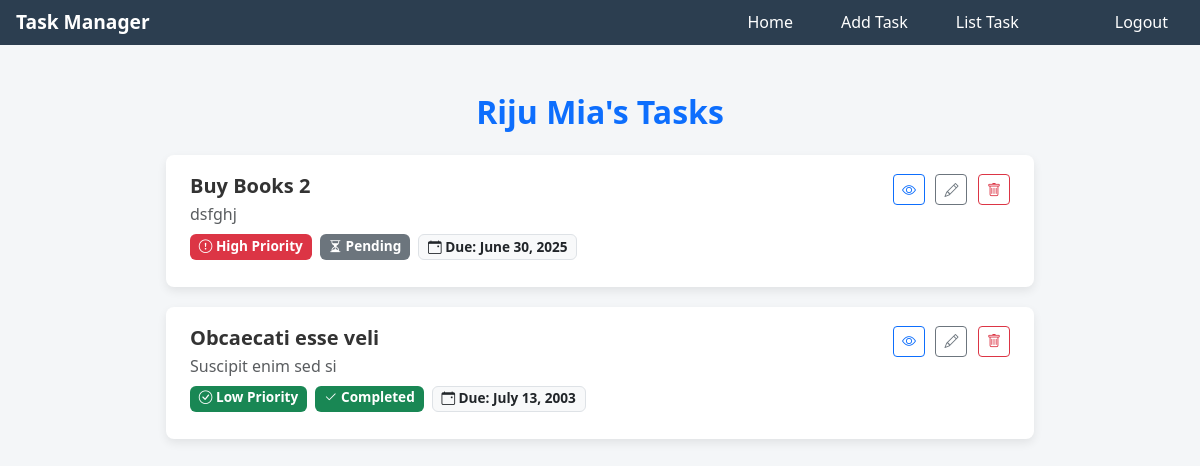
/listTask/ (signed in), run on an earlier commit of the app's database.
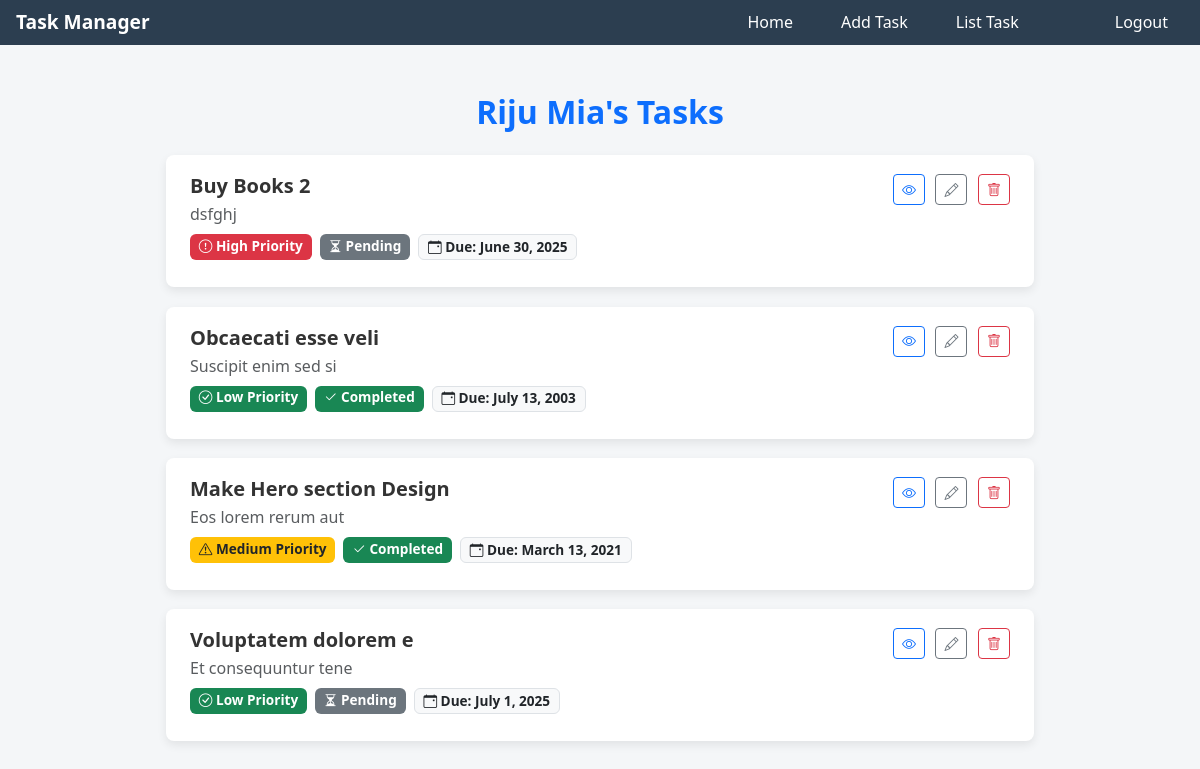
And on a later commit of the database.
### taskManagerApp/models.py (models this page shows)
class CustomUserModel(AbstractUser):
    fullname = models.CharField(max_length=150, null=True)
    email = models.EmailField(null=True)
    img = models.ImageField(upload_to='Media/profile')
    bio = models.TextField(max_length=200, null=True)
    password = models.CharField( null=True)

class TaskModel(models.Model):
    user = models.ForeignKey(CustomUserModel,on_delete=models.CASCADE,  null=True)
    TaskTitle = models.CharField(max_length=200, null=True)
    TaskDescription = models.TextField(max_length=200, null=True)
    TaskPriority = models.CharField(max_length=50, null=True)
    TaskStatus = models.CharField(max_length=50, null=True)
    TaskDueDate = models.DateField(null=True)
    create_at = models.DateTimeField(auto_now_add=True, null=True)

### taskManagerApp/views.py (the view)
# urls.py: path('listTask/',listTask, name='listTask'),
@login_required
def listTask(request):
    tasks = TaskModel.objects.filter(user=request.user)
    for task in tasks:
        delta = task.TaskDueDate - now().date()
        task.days_remaining = delta.days
    return render(request, 'task_list.html', {'tasks': tasks})

### taskManagerApp/templates/task_list.html (shortened to what this page needs)
{% extends 'master.html' %} {% block body %}
  <link href="https://cdn.jsdelivr.net/npm/bootstrap-icons@1.11.3/font/bootstrap-icons.css" rel="stylesheet" />
  <div class="tasks-wrapper">
    <h2 class="text-center mb-4 fw-bold text-primary">{{ user.fullname }}'s Tasks</h2>
    {% if tasks %}
      {% for task in tasks %}
        <div class="task-card">
          <div class="d-flex justify-content-between align-items-start flex-wrap">
            <div class="flex-grow-1 pe-3">
              <h5 class="task-title mb-1">{{ task.TaskTitle }}</h5>
              <p class="mb-2 text-muted">{{ task.TaskDescription|truncatechars:120 }}</p>
              <div class="d-flex flex-wrap gap-2 mb-2">
                {% if task.TaskPriority == 'high' %}
                  <span class="badge bg-danger"><i class="bi bi-exclamation-circle"></i> High Priority</span>
                {% elif task.TaskPriority == 'medium' %}
                  <span class="badge bg-warning text-dark"><i class="bi bi-exclamation-triangle"></i> Medium Priority</span>
                {% else %}
                  <span class="badge bg-success"><i class="bi bi-check-circle"></i> Low Priority</span>
                {% endif %} {% if task.TaskStatus == 'pending' %}
                  <span class="badge bg-secondary"><i class="bi bi-hourglass-split"></i> Pending</span>
                {% elif task.TaskStatus == 'inProgress' %}
                  <span class="badge bg-info text-dark"><i class="bi bi-arrow-repeat"></i> In Progress</span>
                {% else %}
                  <span class="badge bg-success"><i class="bi bi-check2"></i> Completed</span>
                {% endif %}
                <span class="badge bg-light text-dark border">
                  <i class="bi bi-calendar-event"></i>
                  Due: {{ task.TaskDueDate }}
                </span>
              </div>
            </div>
            <div class="task-actions mt-2 mt-md-0 text-nowrap">
              <button type="button" class="btn btn-sm btn-outline-primary" data-bs-toggle="modal" data-bs-target="#taskModal{{ task.id }}"><i class="bi bi-eye"></i></button>
              <a href="{% url 'updateTask' task.id %}" class="btn btn-sm btn-outline-secondary"><i class="bi bi-pencil"></i></a>
              <a href="{% url 'DeleteTask' task.id %}" class="btn btn-sm btn-outline-danger"><i class="bi bi-trash"></i></a>
            </div>
          </div>
        </div>
      {% endfor %}
    {% else %}
      <p class="text-center text-muted">No tasks found.</p>
    {% endif %}
  </div>
{% endblock %}

### taskManagerApp/templates/master.html (shortened to what this page needs)
<!DOCTYPE html>
<html lang="en">
<head>
<link href="https://cdn.jsdelivr.net/npm/bootstrap@5.3.0/dist/css/bootstrap.min.css" rel="stylesheet" />
<link href="https://cdn.jsdelivr.net/npm/bootstrap-icons@1.10.5/font/bootstrap-icons.css" rel="stylesheet" />
</head>
<body>
  <nav>
    <div class="brand">Task Manager</div>
    <ul class="nav-links">
      <li><a href="{% url 'homePage' %}">Home</a></li>
      <li><a href="{% url 'addTask' %}">Add Task</a></li>
      <li><a href="{% url 'listTask' %}">List Task</a></li>
      <li><a href="#"></a></li>
      <li><a href="{% url 'logoutPage' %}">Logout</a></li>
    </ul>
  </nav>
  {% block body %}
  {% endblock body %}
</body>
</html>

### taskManagerApp/templates/master.html (style rules this page uses)
body { margin: 0; font-family: Arial, sans-serif; }
nav { background-color: #2c3e50; padding: 0.5em 1em; display: flex; justify-content: space-between; align-items: center; }
.nav-links { list-style: none; display: flex; gap: 1em; margin: 0; padding: 0; }
.nav-links li a { color: white; text-decoration: none; padding: 0.5em 1em; transition: background 0.3s; border-radius: 4px; }
.brand { color: white; font-size: 1.2em; font-weight: bold; }

### taskManagerApp/templates/task_list.html (style rules this page uses)
body { background: #f4f6f8; font-family: 'Segoe UI', Tahoma, Geneva, Verdana, sans-serif; }
.tasks-wrapper { max-width: 900px; margin: 2rem auto; padding: 1rem; }
.task-card { background: white; border-radius: 8px; padding: 1.2rem 1.5rem; margin-bottom: 1.2rem; box-shadow: 0 4px 10px rgba(0, 0, 0, 0.08); transition: transform 0.2s ease, box-shadow 0.2s ease; }
.task-actions .btn { margin-left: 0.4rem; }
.badge { font-size: 0.85em; }
.task-title { font-weight: 600; color: #333; }

What changed in the data, as far as the page shows it:
added TaskModel: TaskTitle "Make Hero section Design", TaskDescription "Eos lorem rerum aut", TaskPriority "medium" (drawn), TaskStatus "completed" (drawn), TaskDueDate "March 13, 2021"
added TaskModel: TaskTitle "Voluptatem dolorem e", TaskDescription "Et consequuntur tene", TaskPriority "low" (drawn), TaskStatus "pending" (drawn), TaskDueDate "July 1, 2025"
